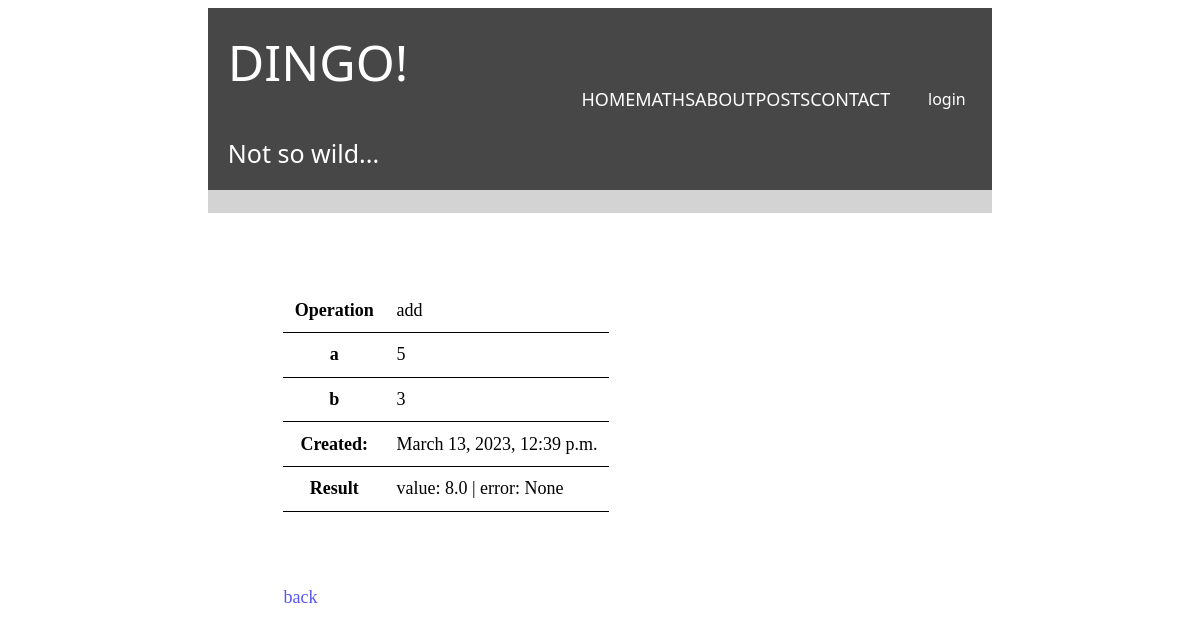
The page /maths/histories/1 on the database its author committed.
### maths/models.py (models this page shows, shortened)
class Math(models.Model):
    operation = models.CharField(max_length=5, choices=OPERATION_CHOICES)
    a = models.IntegerField()
    b = models.IntegerField()
    created = models.DateTimeField(auto_now_add=True)
    result = models.ForeignKey(
        'maths.Result',
        on_delete=models.CASCADE,
        null=True,
        blank=True
    )

class Result(models.Model):
    value = models.FloatField(blank=True, null=True, unique=True)
    error = models.CharField(
        max_length=255,
        null=True,
        blank=True,
        unique=True
    )
    def __str__(self):
        return f"value: {self.value} | error: {self.error}"

### maths/views.py (the view)
# urls.py: path('maths/histories/<int:id>', math_details, name="details"),
def math_details(request, id):
   math = Math.objects.get(id=id)
   return render(
       request=request,
       template_name="maths/details.html",
       context={"math": math}
   )

### maths/templates/maths/details.html (shortened to what this page needs)
{% extends "greetings/main.html" %}
{% load django_bootstrap_breadcrumbs %}
{% load static %}
{% block local_styles %}<link rel="stylesheet" type="text/css" href="{% static 'maths/css/style_maths.css' %}">{% endblock %}
{% block content %}
<div class="table">
   <table>
       <tr>
           <th>Operation</th>
           <td>{{ math.operation }}</td>
       </tr>
       <tr>
           <th>a</th>
           <td>{{ math.a }}</td>
       </tr>
       <tr>
           <th>b</th>
           <td>{{ math.b }}</td>
       </tr>
       <tr>
           <th>Created:</th>
           <td>{{ math.created }}</td>
       </tr>
       <tr>
           <th>Result</th>
           <td>{{ math.result }}</td>
       </tr>
   </table>
</div>
<div class ="table">
    <a class="result" href="{% url "maths:list" %}">back</a>
</div>
{% endblock %}

### greetings/static/greetings/css/style_main.css (style rules this page uses)
body { margin-left: 5.5cm; margin-right: 5.5cm; }
.table { color: black; font-size: large; padding-top: 2cm; padding-left:2cm; }

### maths/static/maths/css/style_maths.css (style rules this page uses)
.table { color: black; font-size: large; padding-top: 2cm; padding-left:2cm; }
.result { color: rgb(87, 87, 247); text-decoration: none; }
table { border-bottom: 1px solid; border-collapse: collapse; }
td, th { padding: 0.3cm; border-bottom: 1px solid; border-collapse: collapse; }

### rows shown on the page
Math: operation "add", a "5", b "3", created "March 13, 2023, 12:39 p.m.", result "value: 8.0 | error: None"
